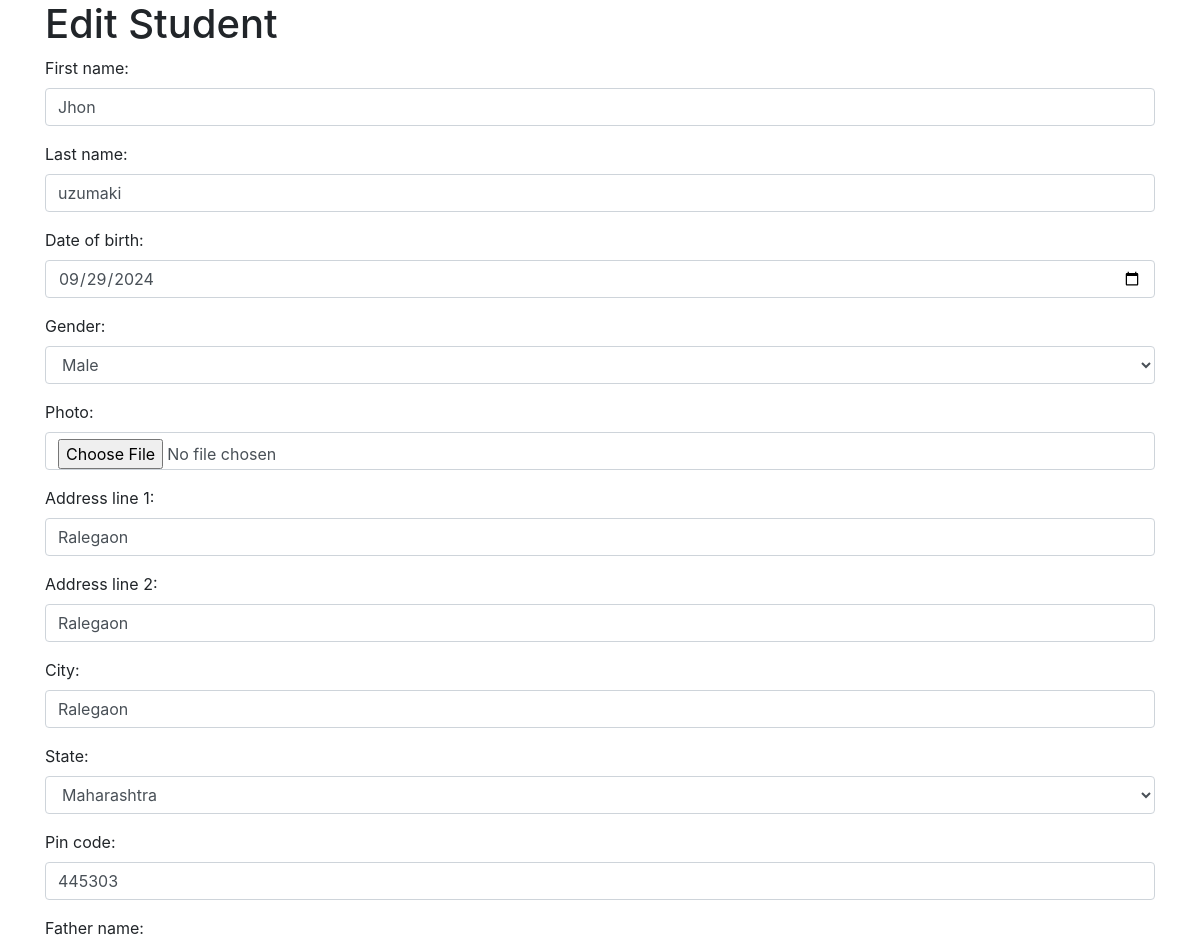
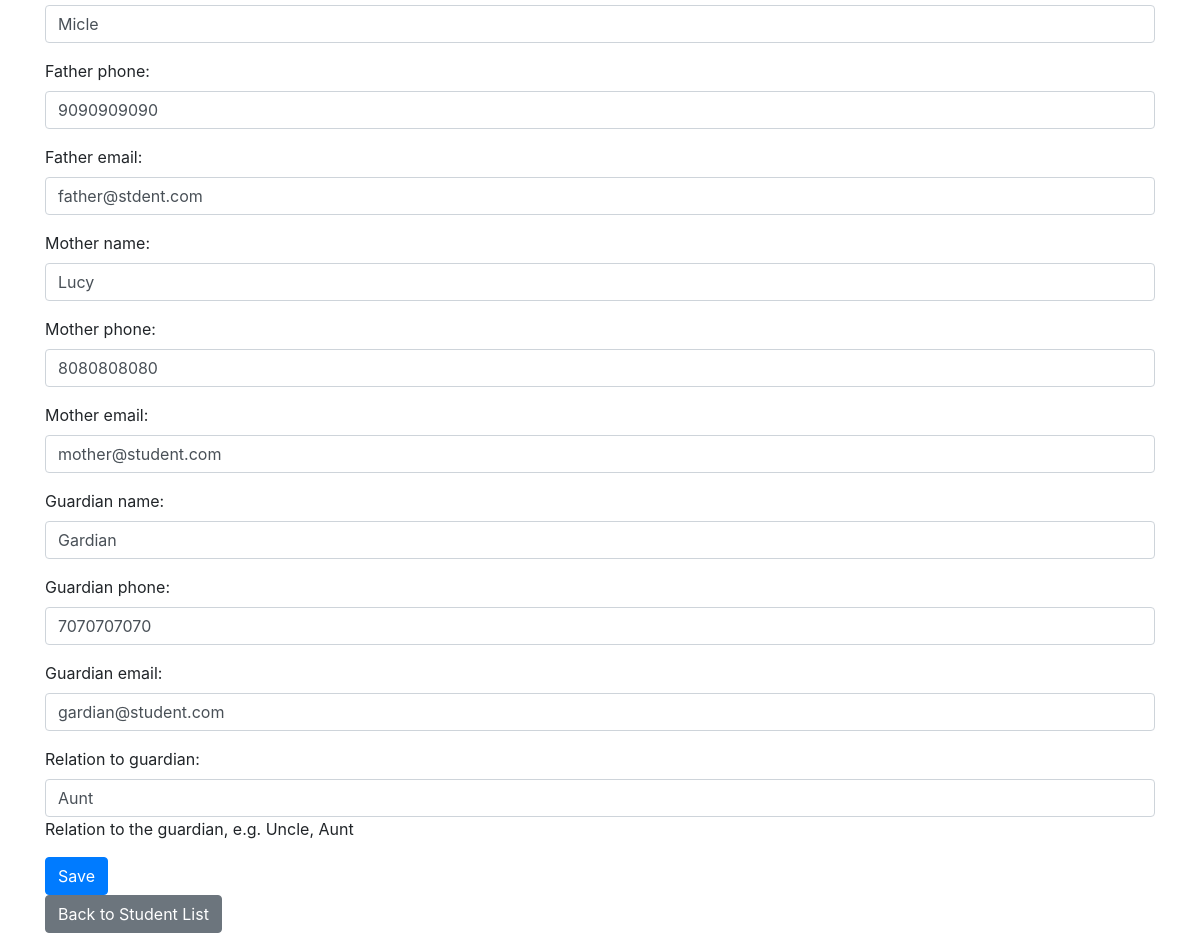
The app's page /student/update/1/ with its own data (2 pictures, top to bottom).
### core/models.py (models this page shows, shortened)
class Student(models.Model):
    first_name = models.CharField(max_length=100)
    last_name = models.CharField(max_length=100)
    date_of_birth = models.DateField()
    gender = models.CharField(max_length=10, choices=[('male', 'Male'), ('female', 'Female'), ('other', 'Other')])
    student_id = models.CharField(max_length=8, unique=True, default=generate_student_id)
    enrollment_date = models.DateField(auto_now_add=True)
    photo = models.ImageField(upload_to='student_photos/', blank=True, null=True)
    address_line_1 = models.CharField(max_length=255)
    address_line_2 = models.CharField(max_length=255, blank=True, null=True)
    city = models.CharField(max_length=100)
    district = models.CharField(max_length=100)
    state = models.CharField(max_length=50, choices=INDIAN_STATES)
    pin_code = models.CharField(max_length=20)
    father_name = models.CharField(max_length=100)
    father_phone = models.CharField(max_length=15, blank=True, null=True)
    father_email = models.EmailField(blank=True, null=True)
    mother_name = models.CharField(max_length=100)
    mother_phone = models.CharField(max_length=15, blank=True, null=True)
    mother_email = models.EmailField(blank=True, null=True)
    guardian_name = models.CharField(max_length=100, blank=True, null=True)
    guardian_phone = models.CharField(max_length=15, blank=True, null=True)
    guardian_email = models.EmailField(blank=True, null=True)
    relation_to_guardian = models.CharField(max_length=50, blank=True, null=True, help_text="Relation to the guardian, e.g. Uncle, Aunt")

### core/views.py (the view)
# urls.py: path('student/update/<int:pk>/', StudentUpdateView.as_view(), name='student-update'),
class StudentUpdateView(UpdateView):
    model = Student
    template_name = 'core/student_form.html'  # Reusing the form template for editing
    form_class = StudentForm
    success_url = reverse_lazy('student-list')  # Redirect to the student list view on success

### templates/core/student_form.html (shortened to what this page needs)
<!DOCTYPE html>
<html lang="en">
<head>
    <link rel="stylesheet" href="https://maxcdn.bootstrapcdn.com/bootstrap/4.5.2/css/bootstrap.min.css">
</head>
<body>
    <div class="container">
        <h1>{% if student %}Edit{% else %}Add{% endif %} Student</h1>
        <form method="post" enctype="multipart/form-data">
            {{ form.as_p }}
            <button type="submit" class="btn btn-primary">Save</button>
        </form>
        <a href="{% url 'student-list' %}" class="btn btn-secondary">Back to Student List</a>
    </div>
</body>
</html>

### records on screen
Student: first_name "Jhon", last_name "uzumaki", date_of_birth "09/29/2024", gender "Male", address_line_1 "Ralegaon", address_line_2 "Ralegaon", city "Ralegaon", state "Maharashtra", pin_code "445303", father_name "Micle", father_phone "9090909090", father_email "father@stdent.com", mother_name "Lucy", mother_phone "8080808080", mother_email "mother@student.com", guardian_name "Gardian", guardian_phone "7070707070", guardian_email "gardian@student.com", relation_to_guardian "Aunt"
